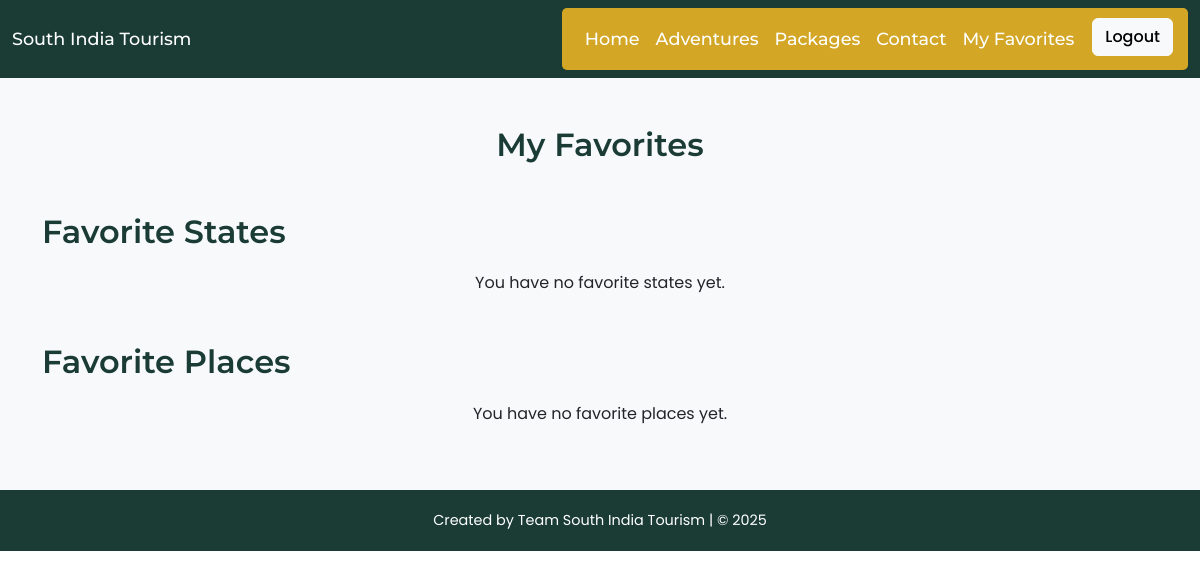
The app's page /my-favorites/ (signed in), older data.
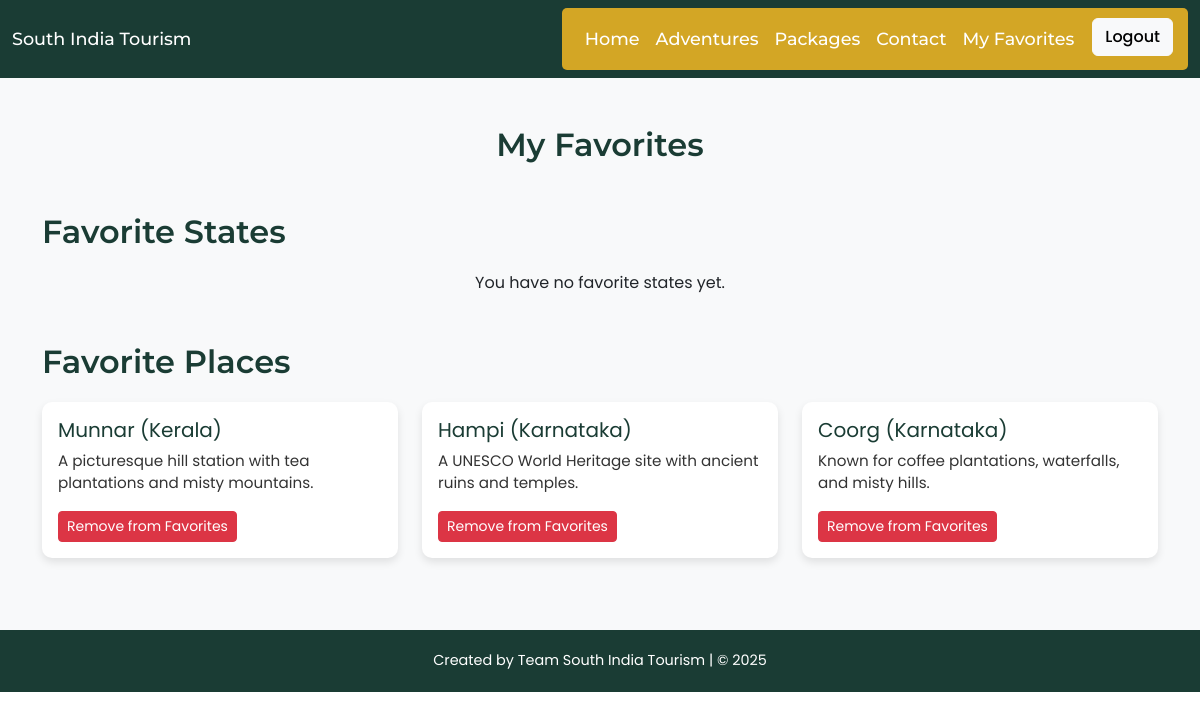
The same page, newer data.
### core/models.py (models this page shows, shortened)
class Place(models.Model):
    CATEGORY_CHOICES = [
        ('Historical', 'Historical'),
        ('Natural', 'Natural'),
        ('Beach', 'Beach'),
        ('Cultural', 'Cultural'),
        ('Adventure', 'Adventure'),
    ]
    state = models.ForeignKey(State, on_delete=models.CASCADE, related_name='places')
    name = models.CharField(max_length=100)
    category = models.CharField(max_length=50, choices=CATEGORY_CHOICES)
    description = models.TextField(blank=True)
    location = models.CharField(max_length=200, blank=True)
    entry_fee = models.DecimalField(max_digits=10, decimal_places=2, blank=True, null=True)
    visiting_hours = models.CharField(max_length=100, blank=True)

class State(models.Model):
    name = models.CharField(max_length=100)
    description = models.TextField(blank=True, help_text="A general overview of the state.")
    history = models.TextField(blank=True, help_text="Historical background of the state.")
    culture = models.TextField(blank=True, help_text="Cultural highlights, traditions, and festivals.")
    climate = models.TextField(blank=True, help_text="Climate information, including average temperatures and weather patterns.")
    best_time_to_visit = models.CharField(max_length=100, blank=True, help_text="Best months or seasons to visit the state.")
    favorites = models.ManyToManyField(User, related_name='favorite_states', blank=True)  # Add this field

### core/views.py (the view)
# urls.py: path('my-favorites/', views.my_favorites, name='my_favorites'),
@login_required
def my_favorites(request):
    favorite_places = Place.objects.filter(favorited_by__user=request.user)
    favorite_states = State.objects.filter(favorites=request.user)
    return render(request, 'core/favorites.html', {
        'favorite_places': favorite_places,
        'favorite_states': favorite_states,
    })

### core/templates/core/favorites.html (shortened to what this page needs)
{% load static %}
<!DOCTYPE html>
<html lang="en">
<head>
  <link href="https://cdn.jsdelivr.net/npm/bootstrap@5.3.0/dist/css/bootstrap.min.css" rel="stylesheet">
  <link rel="stylesheet" href="{% static 'core/css/style.css' %}">
</head>
<body>
  <nav class="navbar navbar-expand-lg navbar-dark bg-custom sticky-top">
    <div class="container-fluid">
      <a class="navbar-brand" href="{% url 'home' %}">South India Tourism</a>
      <div class="collapse navbar-collapse" id="navbarNav">
        <ul class="navbar-nav ms-auto">
          <li class="nav-item"><a class="nav-link" href="{% url 'home' %}">Home</a></li>
          <li class="nav-item"><a class="nav-link" href="{% url 'home' %}#category">Adventures</a></li>
          <li class="nav-item"><a class="nav-link" href="{% url 'home' %}#packages">Packages</a></li>
          <li class="nav-item"><a class="nav-link" href="{% url 'home' %}#contact">Contact</a></li>
          <li class="nav-item"><a class="nav-link" href="{% url 'my_favorites' %}">My Favorites</a></li>
          <li class="nav-item">
            <form action="{% url 'logout' %}" method="post" style="display: inline;">
              <button type="submit" class="btn btn-light nav-btn">Logout</button>
            </form>
          </li>
        </ul>
      </div>
    </div>
  </nav>
  <section class="favorites-section py-5">
    <div class="container">
      <h1 class="section-title text-center mb-5">My Favorites</h1>
      <h2 class="section-title mt-4">Favorite States</h2>
      {% if favorite_states %}
        <div class="row">
          {% for state in favorite_states %}
            <div class="col-md-4 mb-4">
              <div class="card favorite-card">
                <div class="card-body">
                  <h5 class="card-title">
                    <a href="{% url 'state_detail' state.name.lower|slugify %}" class="text-decoration-none">{{ state.name }}</a>
                  </h5>
                  <p class="card-text">{{ state.description|truncatewords:20|default:"No description available." }}</p>
                  <form action="{% url 'remove_state_favorite' state.id %}" method="post" style="display: inline;">
                    {% csrf_token %}
                    <button type="submit" class="btn btn-sm btn-danger">Remove from Favorites</button>
                  </form>
                </div>
              </div>
            </div>
          {% endfor %}
        </div>
      {% else %}
        <p class="text-center">You have no favorite states yet.</p>
      {% endif %}
      <h2 class="section-title mt-5">Favorite Places</h2>
      {% if favorite_places %}
        <div class="row">
          {% for place in favorite_places %}
            <div class="col-md-4 mb-4">
              <div class="card favorite-card">
                <div class="card-body">
                  <h5 class="card-title">
                    <a href="{% url 'state_detail' place.state.name.lower|slugify %}" class="text-decoration-none">{{ place.name }} ({{ place.state.name }})</a>
                  </h5>
                  <p class="card-text">{{ place.description|truncatewords:20|default:"No description available." }}</p>
                  <form action="{% url 'remove_favorite' place.id %}" method="post" style="display: inline;">
                    <button type="submit" class="btn btn-sm btn-danger">Remove from Favorites</button>
                  </form>
                </div>
              </div>
            </div>
          {% endfor %}
        </div>
      {% else %}
        <p class="text-center">You have no favorite places yet.</p>
      {% endif %}
    </div>
  </section>
  <footer class="footer">
    <div class="container">
      <div class="credit">Created by Team South India Tourism | © 2025</div>
    </div>
  </footer>
</body>
</html>

### core/static/core/css/style.css (style rules this page uses)
.bg-custom { background-color: #1a3c34; }
.nav-btn { margin-left: 10px; font-family: 'Poppins', sans-serif; font-weight: 500; font-size: 1rem; }
.navbar-brand, .nav-link { color: #ffffff !important; font-family: 'Montserrat', sans-serif; font-weight: 500; font-size: 1.1rem; }
.navbar-nav.ms-auto { background-color: #d3a625; padding: 10px 15px; border-radius: 5px; }
.section-title { font-size: 2rem; color: #1a3c34; margin-bottom: 20px; font-family: 'Montserrat', sans-serif; font-weight: 600; }
.card-title { color: #1a3c34; font-size: 1.25em; font-family: 'Montserrat', sans-serif; font-weight: 600; }
.card-text { font-size: 0.95em; color: #333; font-family: 'Poppins', sans-serif; }
.favorites-section { padding: 40px 0; background-color: #f8f9fa; }
.favorite-card { transition: transform 0.3s, box-shadow 0.3s; background: #fff; border: none; border-radius: 10px; box-shadow: 0 4px 8px rgba(0,0,0,0.1); }
.favorite-card .card-title a { color: #1a3c34; }
.footer { background: #1a3c34; color: white; padding: 20px 0; text-align: center; }
.footer .credit { font-size: 0.9em; font-family: 'Poppins', sans-serif; }
body { font-family: 'Poppins', sans-serif; margin: 0; padding: 0; font-size: 16px; }
h1, h2, h3, h4, h5, h6 { font-family: 'Montserrat', sans-serif; font-weight: 600; color: #1a3c34; }
p, a, li, button, input, textarea, select, label { font-family: 'Poppins', sans-serif; font-weight: 400; }

Row changes from the older to the newer data that the page shows:
added Place: name "Munnar", state.name "Kerala", description "A picturesque hill station with tea plantations and misty mountains."
added Place: name "Hampi", state.name "Karnataka", description "A UNESCO World Heritage site with ancient ruins and temples."
added Place: name "Coorg", state.name "Karnataka", description "Known for coffee plantations, waterfalls, and misty hills."
Text that changed along with them:
text no longer shown: "You have no favorite places yet."
